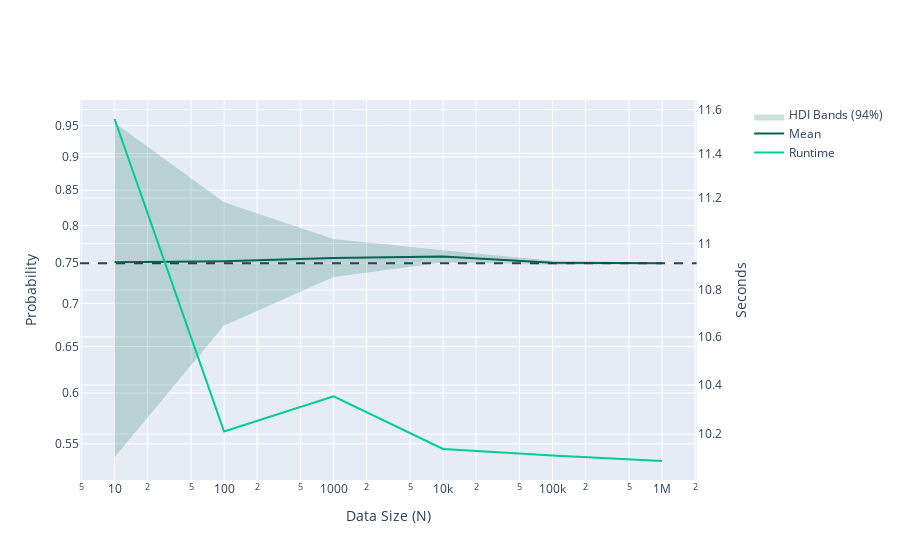

Source (notebook cell):
### Code cell
plot_results(results_agg, "p_hat", p_true)

### Figure 1 — Plotly figure (JSON) as saved in the notebook; plotly's stock layout.template omitted (floating-point values rounded to 4 significant figures)
{"data": [{"fill": "toself", "fillcolor": "rgba(0,100,80,0.2)", "line": {"color": "rgba(255,255,255,0)"}, "name": "HDI Bands (94%)", "type": "scatter", "x": [10, 100, 1000, 10000, 100000, 1000000, 1000000, 100000, 10000, 1000, 100, 10], "y": [0.9544, 0.8327, 0.7819, 0.7668, 0.7532, 0.7507, 0.7491, 0.7481, 0.7508, 0.7323, 0.6738, 0.5375]}, {"line": {"color": "rgb(0,100,80)"}, "mode": "lines", "name": "Mean", "type": "scatter", "x": [10, 100, 1000, 10000, 100000, 1000000], "y": [0.7512, 0.7526, 0.7565, 0.7587, 0.7505, 0.7499]}, {"mode": "lines", "name": "Runtime", "type": "scatter", "x": [10, 100, 1000, 10000, 100000, 1000000], "xaxis": "x", "y": [11.56, 10.21, 10.35, 10.14, 10.11, 10.09], "yaxis": "y2"}], "layout": {"shapes": [{"line": {"dash": "dash"}, "name": "True Value", "type": "line", "x0": 0, "x1": 1, "xref": "x domain", "y0": 0.75, "y1": 0.75, "yref": "y"}], "xaxis": {"anchor": "y", "domain": [0, 0.94], "title": {"text": "Data Size (N)"}, "type": "log"}, "yaxis": {"anchor": "x", "domain": [0, 1], "title": {"text": "Probability"}, "type": "log"}, "yaxis2": {"anchor": "x", "overlaying": "y", "side": "right", "title": {"text": "Seconds"}, "type": "log"}}}
